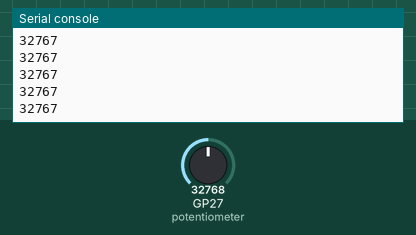
A program run on a simulated Raspberry Pi Pico running MicroPython. On the bench: the last lines printed to the serial console. The inputs (shaded band) are chosen by the test bench; at power-on: GP27 (potentiometer) = 32768 (analog values on the 0–65535 scale).

Above: at 1.2 s.
1.3 s: GP27 (potentiometer) set to 45874
At 1.56 s:
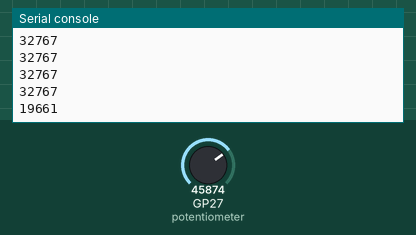
2.8 s: GP27 (potentiometer) set to 57670
At 2.96 s:
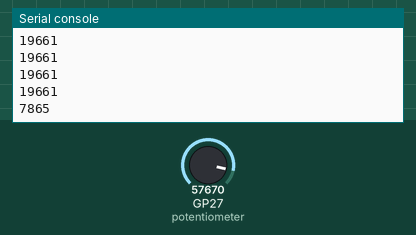
Timing chart, 0 to 5.8 s (numbered marks = the images above; inputs shaded):
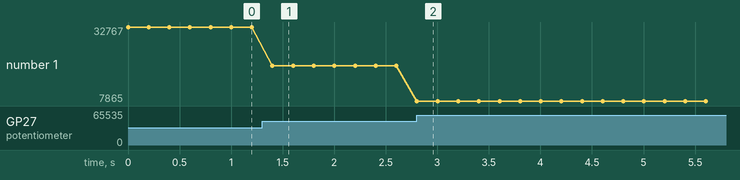

The program:

Potentiometer.py
```python
# Imports
from machine import ADC, Pin
import time

# GOT ANOTHER POTENTIOMETER THAN IN PDF
# DONT KNOW WHICH PIN IS WHICH...

# Set up the potentiometer on ADC pin 27
potentiometer = ADC(Pin(27))
value = 0
while True: # Loop forever
    value = 65535 - potentiometer.read_u16()
    if (value != 0):
        print(value) # Read the potentiometer value
    time.sleep(0.2) # Wait a second
```

Measured:
- after the input at 1.3 s, the serial console: prints a new line after 0.10 s (image 1)
- after the input at 2.8 s, the serial console: prints a new line at once (image 2)
- plotted number 1: 32767 → 19661 after the input at 1.3 s, 19661 → 7865 after the input at 2.8 s
